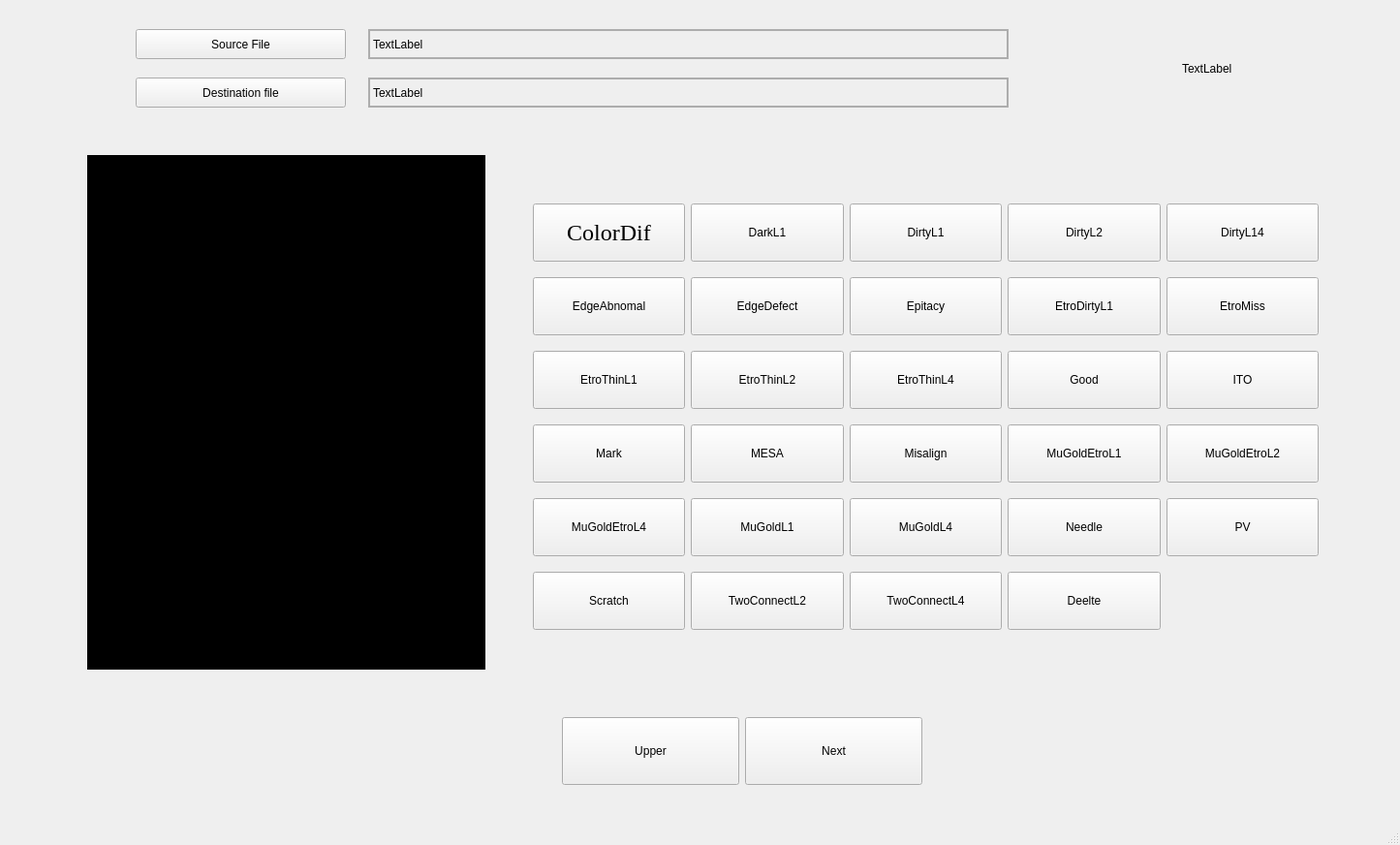
<?xml version="1.0" encoding="UTF-8"?>
<ui version="4.0">
 <class>MainWindow</class>
 <widget class="QMainWindow" name="MainWindow">
  <property name="geometry">
   <rect>
    <x>0</x>
    <y>0</y>
    <width>1445</width>
    <height>872</height>
   </rect>
  </property>
  <property name="windowTitle">
   <string>MainWindow</string>
  </property>
  <widget class="QWidget" name="centralwidget">
   <widget class="QLabel" name="label">
    <property name="geometry">
     <rect>
      <x>90</x>
      <y>160</y>
      <width>411</width>
      <height>531</height>
     </rect>
    </property>
    <property name="styleSheet">
     <string notr="true">background-color: rgb(0, 0, 0);
</string>
    </property>
    <property name="text">
     <string>TextLabel</string>
    </property>
   </widget>
   <widget class="QWidget" name="gridLayoutWidget">
    <property name="geometry">
     <rect>
      <x>550</x>
      <y>200</y>
      <width>811</width>
      <height>461</height>
     </rect>
    </property>
    <layout class="QGridLayout" name="gridLayout_2">
     <item row="4" column="3">
      <widget class="QPushButton" name="pushButton_19">
       <property name="minimumSize">
        <size>
         <width>0</width>
         <height>60</height>
        </size>
       </property>
       <property name="styleSheet">
        <string notr="true">font:18pt &quot;Times New Roman&quot;;</string>
       </property>
       <property name="text">
        <string>Needle</string>
       </property>
      </widget>
     </item>
     <item row="1" column="4">
      <widget class="QPushButton" name="pushButton_29">
       <property name="minimumSize">
        <size>
         <width>0</width>
         <height>60</height>
        </size>
       </property>
       <property name="styleSheet">
        <string notr="true">font:18pt &quot;Times New Roman&quot;;</string>
       </property>
       <property name="text">
        <string>EtroMiss</string>
       </property>
      </widget>
     </item>
     <item row="3" column="1">
      <widget class="QPushButton" name="pushButton_20">
       <property name="minimumSize">
        <size>
         <width>0</width>
         <height>60</height>
        </size>
       </property>
       <property name="styleSheet">
        <string notr="true">font:18pt &quot;Times New Roman&quot;;</string>
       </property>
       <property name="text">
        <string>MESA</string>
       </property>
      </widget>
     </item>
     <item row="4" column="1">
      <widget class="QPushButton" name="pushButton_11">
       <property name="minimumSize">
        <size>
         <width>0</width>
         <height>60</height>
        </size>
       </property>
       <property name="styleSheet">
        <string notr="true">font:18pt &quot;Times New Roman&quot;;</string>
       </property>
       <property name="text">
        <string>MuGoldL1</string>
       </property>
      </widget>
     </item>
     <item row="2" column="3">
      <widget class="QPushButton" name="pushButton">
       <property name="minimumSize">
        <size>
         <width>0</width>
         <height>60</height>
        </size>
       </property>
       <property name="styleSheet">
        <string notr="true">font:18pt &quot;Times New Roman&quot;;</string>
       </property>
       <property name="text">
        <string>Good</string>
       </property>
      </widget>
     </item>
     <item row="4" column="2">
      <widget class="QPushButton" name="pushButton_12">
       <property name="minimumSize">
        <size>
         <width>0</width>
         <height>60</height>
        </size>
       </property>
       <property name="styleSheet">
        <string notr="true">font:18pt &quot;Times New Roman&quot;;</string>
       </property>
       <property name="text">
        <string>MuGoldL4</string>
       </property>
      </widget>
     </item>
     <item row="1" column="3">
      <widget class="QPushButton" name="pushButton_28">
       <property name="minimumSize">
        <size>
         <width>0</width>
         <height>60</height>
        </size>
       </property>
       <property name="styleSheet">
        <string notr="true">font:18pt &quot;Times New Roman&quot;;</string>
       </property>
       <property name="text">
        <string>EtroDirtyL1</string>
       </property>
      </widget>
     </item>
     <item row="2" column="2">
      <widget class="QPushButton" name="pushButton_24">
       <property name="minimumSize">
        <size>
         <width>0</width>
         <height>60</height>
        </size>
       </property>
       <property name="styleSheet">
        <string notr="true">font:18pt &quot;Times New Roman&quot;;</string>
       </property>
       <property name="text">
        <string>EtroThinL4</string>
       </property>
      </widget>
     </item>
     <item row="1" column="0">
      <widget class="QPushButton" name="pushButton_5">
       <property name="minimumSize">
        <size>
         <width>0</width>
         <height>60</height>
        </size>
       </property>
       <property name="styleSheet">
        <string notr="true">font:18pt &quot;Times New Roman&quot;;</string>
       </property>
       <property name="text">
        <string>EdgeAbnomal</string>
       </property>
      </widget>
     </item>
     <item row="5" column="3">
      <widget class="QPushButton" name="pushButton_16">
       <property name="minimumSize">
        <size>
         <width>0</width>
         <height>60</height>
        </size>
       </property>
       <property name="styleSheet">
        <string notr="true">font:18pt &quot;Times New Roman&quot;;</string>
       </property>
       <property name="text">
        <string>Deelte</string>
       </property>
      </widget>
     </item>
     <item row="3" column="0">
      <widget class="QPushButton" name="pushButton_7">
       <property name="minimumSize">
        <size>
         <width>0</width>
         <height>60</height>
        </size>
       </property>
       <property name="styleSheet">
        <string notr="true">font:18pt &quot;Times New Roman&quot;;</string>
       </property>
       <property name="text">
        <string>Mark</string>
       </property>
      </widget>
     </item>
     <item row="2" column="0">
      <widget class="QPushButton" name="pushButton_6">
       <property name="minimumSize">
        <size>
         <width>0</width>
         <height>60</height>
        </size>
       </property>
       <property name="styleSheet">
        <string notr="true">font:18pt &quot;Times New Roman&quot;;</string>
       </property>
       <property name="text">
        <string>EtroThinL1</string>
       </property>
      </widget>
     </item>
     <item row="5" column="0">
      <widget class="QPushButton" name="pushButton_13">
       <property name="minimumSize">
        <size>
         <width>0</width>
         <height>60</height>
        </size>
       </property>
       <property name="styleSheet">
        <string notr="true">font:18pt &quot;Times New Roman&quot;;</string>
       </property>
       <property name="text">
        <string>Scratch</string>
       </property>
      </widget>
     </item>
     <item row="5" column="1">
      <widget class="QPushButton" name="pushButton_14">
       <property name="minimumSize">
        <size>
         <width>0</width>
         <height>60</height>
        </size>
       </property>
       <property name="styleSheet">
        <string notr="true">font:18pt &quot;Times New Roman&quot;;</string>
       </property>
       <property name="text">
        <string>TwoConnectL2</string>
       </property>
      </widget>
     </item>
     <item row="0" column="0">
      <widget class="QPushButton" name="pushButton_8">
       <property name="minimumSize">
        <size>
         <width>0</width>
         <height>60</height>
        </size>
       </property>
       <property name="font">
        <font>
         <family>Times New Roman</family>
         <pointsize>18</pointsize>
         <weight>50</weight>
         <italic>false</italic>
         <bold>false</bold>
        </font>
       </property>
       <property name="styleSheet">
        <string notr="true">font:18pt &quot;Times New Roman&quot;;
</string>
       </property>
       <property name="text">
        <string>ColorDif</string>
       </property>
      </widget>
     </item>
     <item row="0" column="1">
      <widget class="QPushButton" name="pushButton_9">
       <property name="minimumSize">
        <size>
         <width>0</width>
         <height>60</height>
        </size>
       </property>
       <property name="styleSheet">
        <string notr="true">font:18pt &quot;Times New Roman&quot;;</string>
       </property>
       <property name="text">
        <string>DarkL1</string>
       </property>
      </widget>
     </item>
     <item row="2" column="4">
      <widget class="QPushButton" name="pushButton_2">
       <property name="minimumSize">
        <size>
         <width>0</width>
         <height>60</height>
        </size>
       </property>
       <property name="styleSheet">
        <string notr="true">font:18pt &quot;Times New Roman&quot;;</string>
       </property>
       <property name="text">
        <string>ITO</string>
       </property>
      </widget>
     </item>
     <item row="2" column="1">
      <widget class="QPushButton" name="pushButton_23">
       <property name="minimumSize">
        <size>
         <width>0</width>
         <height>60</height>
        </size>
       </property>
       <property name="styleSheet">
        <string notr="true">font:18pt &quot;Times New Roman&quot;;</string>
       </property>
       <property name="text">
        <string>EtroThinL2</string>
       </property>
      </widget>
     </item>
     <item row="4" column="4">
      <widget class="QPushButton" name="pushButton_18">
       <property name="minimumSize">
        <size>
         <width>0</width>
         <height>60</height>
        </size>
       </property>
       <property name="styleSheet">
        <string notr="true">font:18pt &quot;Times New Roman&quot;;</string>
       </property>
       <property name="text">
        <string>PV</string>
       </property>
      </widget>
     </item>
     <item row="0" column="3">
      <widget class="QPushButton" name="pushButton_31">
       <property name="minimumSize">
        <size>
         <width>0</width>
         <height>60</height>
        </size>
       </property>
       <property name="styleSheet">
        <string notr="true">font:18pt &quot;Times New Roman&quot;;</string>
       </property>
       <property name="text">
        <string>DirtyL2</string>
       </property>
      </widget>
     </item>
     <item row="0" column="4">
      <widget class="QPushButton" name="pushButton_32">
       <property name="minimumSize">
        <size>
         <width>0</width>
         <height>60</height>
        </size>
       </property>
       <property name="styleSheet">
        <string notr="true">font:18pt &quot;Times New Roman&quot;;</string>
       </property>
       <property name="text">
        <string>DirtyL14</string>
       </property>
      </widget>
     </item>
     <item row="1" column="2">
      <widget class="QPushButton" name="pushButton_3">
       <property name="minimumSize">
        <size>
         <width>0</width>
         <height>60</height>
        </size>
       </property>
       <property name="styleSheet">
        <string notr="true">font:18pt &quot;Times New Roman&quot;;</string>
       </property>
       <property name="text">
        <string>Epitacy</string>
       </property>
      </widget>
     </item>
     <item row="3" column="2">
      <widget class="QPushButton" name="pushButton_21">
       <property name="minimumSize">
        <size>
         <width>0</width>
         <height>60</height>
        </size>
       </property>
       <property name="styleSheet">
        <string notr="true">font:18pt &quot;Times New Roman&quot;;</string>
       </property>
       <property name="text">
        <string>Misalign</string>
       </property>
      </widget>
     </item>
     <item row="5" column="2">
      <widget class="QPushButton" name="pushButton_15">
       <property name="minimumSize">
        <size>
         <width>0</width>
         <height>60</height>
        </size>
       </property>
       <property name="styleSheet">
        <string notr="true">font:18pt &quot;Times New Roman&quot;;</string>
       </property>
       <property name="text">
        <string>TwoConnectL4</string>
       </property>
      </widget>
     </item>
     <item row="1" column="1">
      <widget class="QPushButton" name="pushButton_4">
       <property name="minimumSize">
        <size>
         <width>0</width>
         <height>60</height>
        </size>
       </property>
       <property name="styleSheet">
        <string notr="true">font:18pt &quot;Times New Roman&quot;;</string>
       </property>
       <property name="text">
        <string>EdgeDefect</string>
       </property>
      </widget>
     </item>
     <item row="3" column="3">
      <widget class="QPushButton" name="pushButton_30">
       <property name="minimumSize">
        <size>
         <width>0</width>
         <height>60</height>
        </size>
       </property>
       <property name="styleSheet">
        <string notr="true">font:18pt &quot;Times New Roman&quot;;</string>
       </property>
       <property name="text">
        <string>MuGoldEtroL1</string>
       </property>
      </widget>
     </item>
     <item row="4" column="0">
      <widget class="QPushButton" name="pushButton_10">
       <property name="minimumSize">
        <size>
         <width>0</width>
         <height>60</height>
        </size>
       </property>
       <property name="styleSheet">
        <string notr="true">font: 18pt &quot;Times New Roman&quot;;</string>
       </property>
       <property name="text">
        <string>MuGoldEtroL4</string>
       </property>
      </widget>
     </item>
     <item row="0" column="2">
      <widget class="QPushButton" name="pushButton_25">
       <property name="minimumSize">
        <size>
         <width>0</width>
         <height>60</height>
        </size>
       </property>
       <property name="styleSheet">
        <string notr="true">font:18pt &quot;Times New Roman&quot;;

</string>
       </property>
       <property name="text">
        <string>DirtyL1</string>
       </property>
      </widget>
     </item>
     <item row="3" column="4">
      <widget class="QPushButton" name="pushButton_22">
       <property name="minimumSize">
        <size>
         <width>0</width>
         <height>60</height>
        </size>
       </property>
       <property name="styleSheet">
        <string notr="true">font:18pt &quot;Times New Roman&quot;;</string>
       </property>
       <property name="text">
        <string>MuGoldEtroL2</string>
       </property>
      </widget>
     </item>
    </layout>
   </widget>
   <widget class="QWidget" name="gridLayoutWidget_2">
    <property name="geometry">
     <rect>
      <x>580</x>
      <y>730</y>
      <width>372</width>
      <height>91</height>
     </rect>
    </property>
    <layout class="QGridLayout" name="gridLayout_3">
     <item row="0" column="0">
      <widget class="QPushButton" name="pushButton_17">
       <property name="minimumSize">
        <size>
         <width>0</width>
         <height>70</height>
        </size>
       </property>
       <property name="styleSheet">
        <string notr="true">font: 28pt &quot;Times New Roman&quot;;</string>
       </property>
       <property name="text">
        <string>Upper</string>
       </property>
      </widget>
     </item>
     <item row="0" column="1">
      <widget class="QPushButton" name="pushButton_26">
       <property name="minimumSize">
        <size>
         <width>0</width>
         <height>70</height>
        </size>
       </property>
       <property name="styleSheet">
        <string notr="true">font: 28pt &quot;Times New Roman&quot;;</string>
       </property>
       <property name="text">
        <string>Next</string>
       </property>
      </widget>
     </item>
    </layout>
   </widget>
   <widget class="QPushButton" name="pushButton_27">
    <property name="geometry">
     <rect>
      <x>140</x>
      <y>30</y>
      <width>217</width>
      <height>31</height>
     </rect>
    </property>
    <property name="styleSheet">
     <string notr="true">font: 16pt &quot;Times New Roman&quot;;</string>
    </property>
    <property name="text">
     <string>Source File</string>
    </property>
   </widget>
   <widget class="QPushButton" name="pushButton_33">
    <property name="geometry">
     <rect>
      <x>140</x>
      <y>80</y>
      <width>217</width>
      <height>31</height>
     </rect>
    </property>
    <property name="styleSheet">
     <string notr="true">font: 16pt &quot;Times New Roman&quot;;</string>
    </property>
    <property name="text">
     <string>Destination file</string>
    </property>
   </widget>
   <widget class="QLabel" name="label_2">
    <property name="geometry">
     <rect>
      <x>380</x>
      <y>30</y>
      <width>661</width>
      <height>31</height>
     </rect>
    </property>
    <property name="minimumSize">
     <size>
      <width>100</width>
      <height>0</height>
     </size>
    </property>
    <property name="styleSheet">
     <string notr="true">border:2px solid red;
border-color: rgb(173, 173, 173);
</string>
    </property>
    <property name="text">
     <string>TextLabel</string>
    </property>
   </widget>
   <widget class="QLabel" name="label_3">
    <property name="geometry">
     <rect>
      <x>380</x>
      <y>80</y>
      <width>661</width>
      <height>31</height>
     </rect>
    </property>
    <property name="minimumSize">
     <size>
      <width>100</width>
      <height>0</height>
     </size>
    </property>
    <property name="styleSheet">
     <string notr="true">border:2px solid red;
border-color: rgb(173, 173, 173);
</string>
    </property>
    <property name="text">
     <string>TextLabel</string>
    </property>
   </widget>
   <widget class="QLabel" name="label_4">
    <property name="geometry">
     <rect>
      <x>1220</x>
      <y>50</y>
      <width>81</width>
      <height>41</height>
     </rect>
    </property>
    <property name="styleSheet">
     <string notr="true">font: 15pt &quot;Times New Roman&quot;;</string>
    </property>
    <property name="text">
     <string>TextLabel</string>
    </property>
   </widget>
  </widget>
  <widget class="QStatusBar" name="statusbar"/>
 </widget>
 <resources/>
 <connections/>
</ui>
